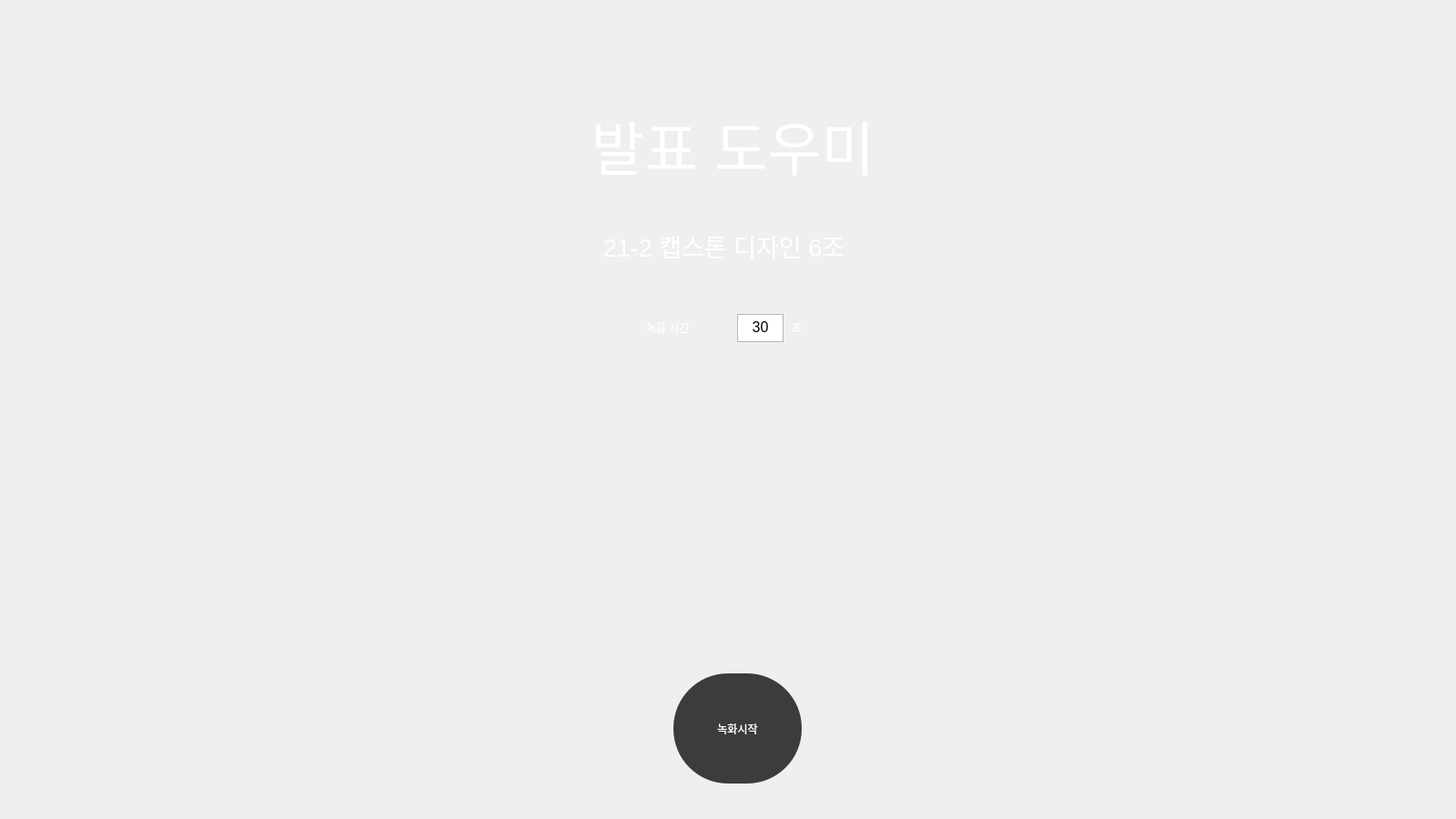
<?xml version="1.0" encoding="UTF-8"?>
<ui version="4.0">
 <class>MainWindow</class>
 <widget class="QMainWindow" name="MainWindow">
  <property name="geometry">
   <rect>
    <x>0</x>
    <y>0</y>
    <width>1600</width>
    <height>900</height>
   </rect>
  </property>
  <property name="windowTitle">
   <string>MainWindow</string>
  </property>
  <widget class="QWidget" name="centralwidget">
   <widget class="QWidget" name="widget" native="true">
    <property name="geometry">
     <rect>
      <x>0</x>
      <y>0</y>
      <width>1600</width>
      <height>900</height>
     </rect>
    </property>
    <property name="styleSheet">
     <string notr="true">QWidget#widget{
background-color: qlineargradient(spread:pad, x1:0.534, y1:0.698727, x2:0.534, y2:1, stop:0 rgba(52, 52, 52, 255), stop:1 rgba(139, 139, 139, 255))};</string>
    </property>
    <widget class="QLabel" name="label">
     <property name="geometry">
      <rect>
       <x>550</x>
       <y>110</y>
       <width>511</width>
       <height>101</height>
      </rect>
     </property>
     <property name="styleSheet">
      <string notr="true">color:rgb(255, 255, 255);
font: 36pt &quot;예스 고딕 레귤러&quot;;</string>
     </property>
     <property name="text">
      <string>&lt;html&gt;&lt;head/&gt;&lt;body&gt;&lt;p align=&quot;center&quot;&gt;&lt;span style=&quot; font-size:48pt;&quot;&gt;발표 도우미&lt;/span&gt;&lt;/p&gt;&lt;/body&gt;&lt;/html&gt;</string>
     </property>
    </widget>
    <widget class="QLabel" name="label_2">
     <property name="geometry">
      <rect>
       <x>630</x>
       <y>250</y>
       <width>331</width>
       <height>41</height>
      </rect>
     </property>
     <property name="styleSheet">
      <string notr="true">font: 16pt &quot;예스 고딕 레귤러&quot;;
color:rgb(255, 255, 255)</string>
     </property>
     <property name="text">
      <string>&lt;html&gt;&lt;head/&gt;&lt;body&gt;&lt;p align=&quot;center&quot;&gt;&lt;span style=&quot; font-size:20pt;&quot;&gt;21-2 캡스톤 디자인 6조&lt;/span&gt;&lt;/p&gt;&lt;/body&gt;&lt;/html&gt;</string>
     </property>
    </widget>
    <widget class="QPushButton" name="record">
     <property name="geometry">
      <rect>
       <x>740</x>
       <y>740</y>
       <width>141</width>
       <height>121</height>
      </rect>
     </property>
     <property name="styleSheet">
      <string notr="true">border-radius:60px;
background-color:rgb(60, 60, 60);
font: 12pt &quot;예스 고딕 레귤러&quot;;
color:rgb(255, 255, 255);</string>
     </property>
     <property name="text">
      <string>녹화시작</string>
     </property>
    </widget>
    <widget class="QTextEdit" name="second">
     <property name="geometry">
      <rect>
       <x>810</x>
       <y>345</y>
       <width>51</width>
       <height>31</height>
      </rect>
     </property>
     <property name="styleSheet">
      <string notr="true">font: 12pt &quot;예스 고딕 레귤러&quot;;</string>
     </property>
     <property name="html">
      <string>&lt;!DOCTYPE HTML PUBLIC &quot;-//W3C//DTD HTML 4.0//EN&quot; &quot;http://www.w3.org/TR/REC-html40/strict.dtd&quot;&gt;
&lt;html&gt;&lt;head&gt;&lt;meta name=&quot;qrichtext&quot; content=&quot;1&quot; /&gt;&lt;style type=&quot;text/css&quot;&gt;
p, li { white-space: pre-wrap; }
&lt;/style&gt;&lt;/head&gt;&lt;body style=&quot; font-family:'예스 고딕 레귤러'; font-size:12pt; font-weight:400; font-style:normal;&quot;&gt;
&lt;p align=&quot;center&quot; style=&quot; margin-top:0px; margin-bottom:0px; margin-left:0px; margin-right:0px; -qt-block-indent:0; text-indent:0px;&quot;&gt;30&lt;/p&gt;&lt;/body&gt;&lt;/html&gt;</string>
     </property>
    </widget>
    <widget class="QLabel" name="label_3">
     <property name="geometry">
      <rect>
       <x>710</x>
       <y>340</y>
       <width>91</width>
       <height>41</height>
      </rect>
     </property>
     <property name="styleSheet">
      <string notr="true">font: 16pt &quot;예스 고딕 레귤러&quot;;
color:rgb(255, 255, 255)</string>
     </property>
     <property name="text">
      <string>&lt;html&gt;&lt;head/&gt;&lt;body&gt;&lt;p&gt;녹음 시간&lt;/p&gt;&lt;/body&gt;&lt;/html&gt;</string>
     </property>
    </widget>
    <widget class="QLabel" name="label_4">
     <property name="geometry">
      <rect>
       <x>870</x>
       <y>340</y>
       <width>41</width>
       <height>41</height>
      </rect>
     </property>
     <property name="styleSheet">
      <string notr="true">font: 16pt &quot;예스 고딕 레귤러&quot;;
color:rgb(255, 255, 255)</string>
     </property>
     <property name="text">
      <string>&lt;html&gt;&lt;head/&gt;&lt;body&gt;&lt;p&gt;초&lt;/p&gt;&lt;/body&gt;&lt;/html&gt;</string>
     </property>
    </widget>
   </widget>
  </widget>
 </widget>
 <resources/>
 <connections/>
</ui>
